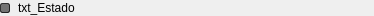
<?xml version="1.0" encoding="UTF-8"?>
<ui version="4.0">
 <class>wInfoView</class>
 <widget class="QWidget" name="wInfoView">
  <property name="geometry">
   <rect>
    <x>0</x>
    <y>0</y>
    <width>374</width>
    <height>16</height>
   </rect>
  </property>
  <property name="windowTitle">
   <string>Form</string>
  </property>
  <layout class="QHBoxLayout" name="horizontalLayout">
   <property name="spacing">
    <number>8</number>
   </property>
   <property name="margin">
    <number>0</number>
   </property>
   <item>
    <widget class="QPushButton" name="infoColor">
     <property name="maximumSize">
      <size>
       <width>10</width>
       <height>10</height>
      </size>
     </property>
     <property name="styleSheet">
      <string notr="true">background-color: rgb(116, 116, 116);
border-style: outset;
border-width: 1px;
border-radius: 2px;
border-color: rgb(34, 34, 34);</string>
     </property>
     <property name="text">
      <string/>
     </property>
    </widget>
   </item>
   <item>
    <widget class="QLabel" name="lblEstado">
     <property name="text">
      <string>txt_Estado</string>
     </property>
    </widget>
   </item>
  </layout>
 </widget>
 <resources/>
 <connections/>
</ui>
